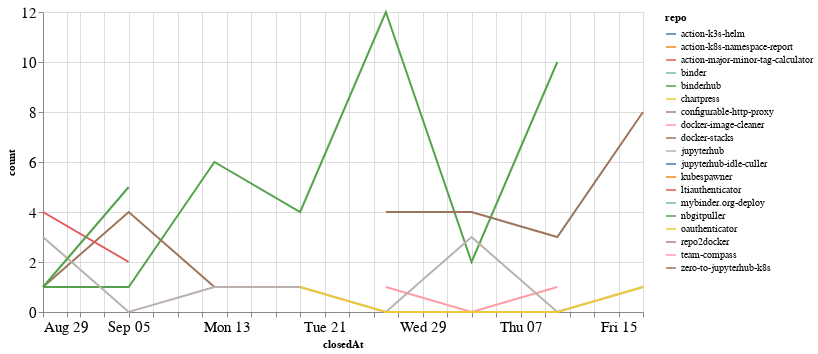

The notebook cell saved with this chart:
### Code cell
closed_by_time = closed_by.groupby('repo').resample('W', on='closedAt').count()['author'].reset_index()
closed_by_time = closed_by_time.rename(columns={'author': 'count'})

alt.Chart(closed_by_time, width=600).mark_line().encode(
    x='closedAt',
    y='count',
    color='repo',
    tooltip="repo"
)

### Figure 1 — Vega-Lite specification as saved in the notebook (floating-point values rounded to 4 significant figures)
{"config": {"axisLeft": {"labelFontSize": 15}, "axisBottom": {"labelFontSize": 15}}, "data": {"name": "data-43a692f40c937cb0961e3ca15b7c372a"}, "mark": "line", "encoding": {"color": {"type": "nominal", "field": "repo"}, "tooltip": {"type": "nominal", "field": "repo"}, "x": {"type": "temporal", "field": "closedAt"}, "y": {"type": "quantitative", "field": "count"}}, "width": 600, "$schema": "https://vega.github.io/schema/vega-lite/v4.8.1.json", "datasets": {"data-43a692f40c937cb0961e3ca15b7c372a": [{"repo": "action-k3s-helm", "closedAt": "2021-10-10T00:00:00", "count": 2}, {"repo": "action-k8s-namespace-report", "closedAt": "2021-09-26T00:00:00", "count": 1}, {"repo": "action-major-minor-tag-calculator", "closedAt": "2021-09-26T00:00:00", "count": 1}, {"repo": "binder", "closedAt": "2021-10-03T00:00:00", "count": 1}, {"repo": "binderhub", "closedAt": "2021-08-29T00:00:00", "count": 1}, {"repo": "binderhub", "closedAt": "2021-09-05T00:00:00", "count": 1}, {"repo": "binderhub", "closedAt": "2021-09-12T00:00:00", "count": 6}, {"repo": "binderhub", "closedAt": "2021-09-19T00:00:00", "count": 4}, {"repo": "binderhub", "closedAt": "2021-09-26T00:00:00", "count": 12}, {"repo": "binderhub", "closedAt": "2021-10-03T00:00:00", "count": 2}, {"repo": "binderhub", "closedAt": "2021-10-10T00:00:00", "count": 10}, {"repo": "chartpress", "closedAt": "2021-09-05T00:00:00", "count": 1}, {"repo": "configurable-http-proxy", "closedAt": "2021-09-19T00:00:00", "count": 1}, {"repo": "docker-image-cleaner", "closedAt": "2021-09-26T00:00:00", "count": 1}, {"repo": "docker-image-cleaner", "closedAt": "2021-10-03T00:00:00", "count": 0}, {"repo": "docker-image-cleaner", "closedAt": "2021-10-10T00:00:00", "count": 1}, {"repo": "docker-stacks", "closedAt": "2021-08-29T00:00:00", "count": 1}, {"repo": "docker-stacks", "closedAt": "2021-09-05T00:00:00", "count": 4}, {"repo": "docker-stacks", "closedAt": "2021-09-12T00:00:00", "count": 1}, {"repo": "jupyterhub", "closedAt": "2021-08-29T00:00:00", "count": 3}, {"repo": "jupyterhub", "closedAt": "2021-09-05T00:00:00", "count": 0}, {"repo": "jupyterhub", "closedAt": "2021-09-12T00:00:00", "count": 1}, {"repo": "jupyterhub", "closedAt": "2021-09-19T00:00:00", "count": 1}, {"repo": "jupyterhub", "closedAt": "2021-09-26T00:00:00", "count": 0}, {"repo": "jupyterhub", "closedAt": "2021-10-03T00:00:00", "count": 3}, {"repo": "jupyterhub", "closedAt": "2021-10-10T00:00:00", "count": 0}, {"repo": "jupyterhub", "closedAt": "2021-10-17T00:00:00", "count": 1}, {"repo": "jupyterhub-idle-culler", "closedAt": "2021-09-19T00:00:00", "count": 2}, {"repo": "kubespawner", "closedAt": "2021-10-10T00:00:00", "count": 1}, {"repo": "ltiauthenticator", "closedAt": "2021-08-29T00:00:00", "count": 4}, {"repo": "ltiauthenticator", "closedAt": "2021-09-05T00:00:00", "count": 2}, {"repo": "mybinder.org-deploy", "closedAt": "2021-10-17T00:00:00", "count": 1}, {"repo": "nbgitpuller", "closedAt": "2021-08-29T00:00:00", "count": 1}, {"repo": "nbgitpuller", "closedAt": "2021-09-05T00:00:00", "count": 5}, {"repo": "oauthenticator", "closedAt": "2021-09-19T00:00:00", "count": 1}, {"repo": "oauthenticator", "closedAt": "2021-09-26T00:00:00", "count": 0}, {"repo": "oauthenticator", "closedAt": "2021-10-03T00:00:00", "count": 0}, {"repo": "oauthenticator", "closedAt": "2021-10-10T00:00:00", "count": 0}, {"repo": "oauthenticator", "closedAt": "2021-10-17T00:00:00", "count": 1}, {"repo": "repo2docker", "closedAt": "2021-08-29T00:00:00", "count": 2}, {"repo": "team-compass", "closedAt": "2021-10-03T00:00:00", "count": 1}, {"repo": "zero-to-jupyterhub-k8s", "closedAt": "2021-09-26T00:00:00", "count": 4}, {"repo": "zero-to-jupyterhub-k8s", "closedAt": "2021-10-03T00:00:00", "count": 4}, {"repo": "zero-to-jupyterhub-k8s", "closedAt": "2021-10-10T00:00:00", "count": 3}, {"repo": "zero-to-jupyterhub-k8s", "closedAt": "2021-10-17T00:00:00", "count": 8}]}}
